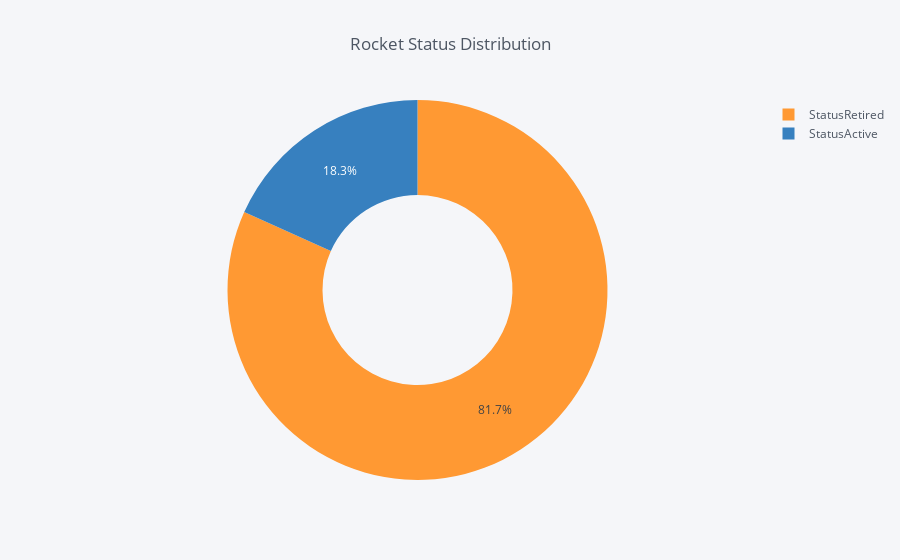

Here is the notebook cell this chart was saved with:
### Markdown cell above
### 4.4. Rocket Status

### Code cell
i = space["Status Rocket"].value_counts()
df = pd.DataFrame({'labels': im.index,'values': im.values})
df.iplot(kind='pie',labels='labels',values='values', title='Rocket Status Distribution', hole = 0.5)

### Figure 1 — Plotly figure (JSON) as saved in the notebook; plotly's stock layout.template omitted (floating-point values rounded to 4 significant figures)
{"data": [{"hole": 0.5, "labels": ["StatusRetired", "StatusActive"], "marker": {"colors": ["rgba(255, 153, 51, 1.0)", "rgba(55, 128, 191, 1.0)"]}, "name": "", "type": "pie", "values": [3534, 790]}], "layout": {"legend": {"bgcolor": "#F5F6F9", "font": {"color": "#4D5663"}}, "paper_bgcolor": "#F5F6F9", "plot_bgcolor": "#F5F6F9", "title": "Rocket Status Distribution", "titlefont": {"color": "#4D5663"}}}
